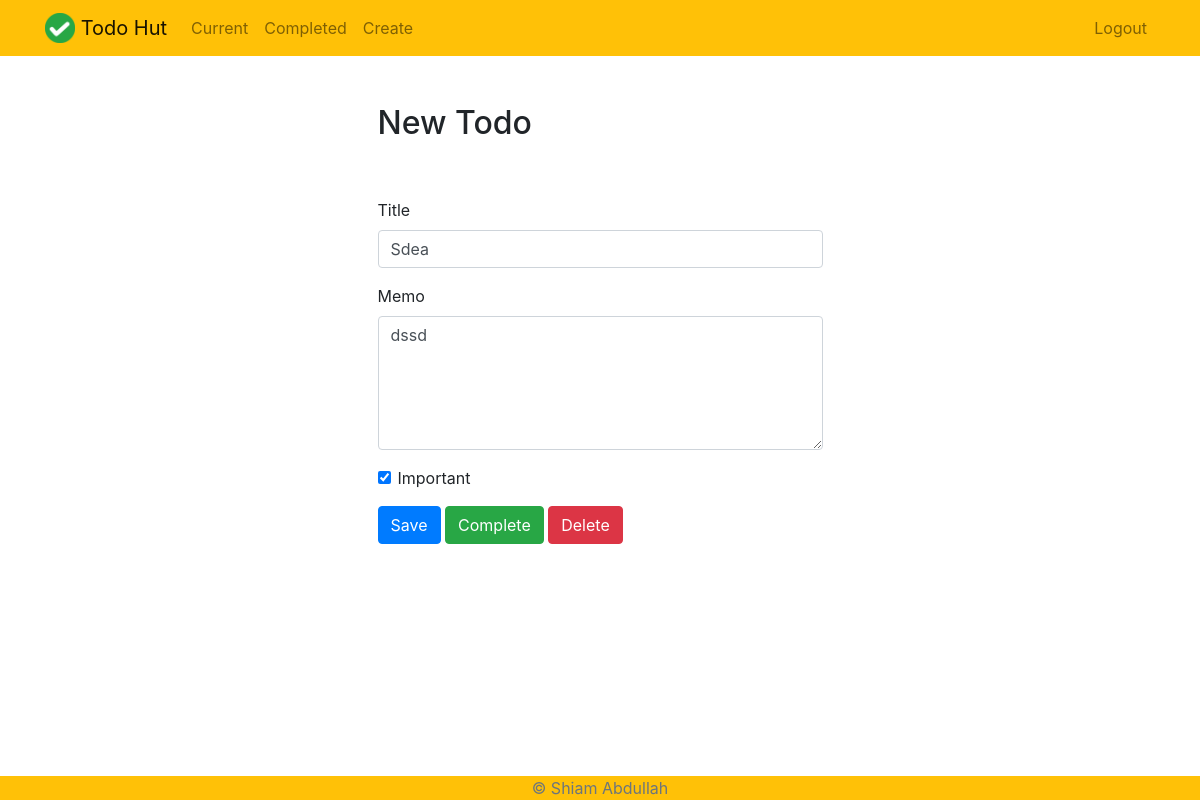
/todo/15/ (signed in), run on the app's committed database.
### todo/models.py (models this page shows, shortened)
class Todo (models.Model):
    title= models.CharField(max_length=50)
    memo= models.TextField(blank=True)
    createdAt = models.DateTimeField(auto_now_add=True)
    completedAt = models.DateTimeField(null=True, blank=True)
    important = models.BooleanField(default=False)
    todoCreator = models.ForeignKey(User, on_delete=models.CASCADE)
    class Meta:
        ordering= ['-createdAt']
        verbose_name= "Todo Lists"

### todo/views.py (the view, shortened to what this page needs)
# urls.py: path('todo/<int:id>/', views.viewTodo, name='viewTodo'),
@login_required
def viewTodo(request, id):
    todo = get_object_or_404(Todo, pk=id, todoCreator=request.user)
    if request.method == 'GET':
        form = TodoForm(instance=todo)
        return render(request, 'todo/viewtodo.html', {'todo': todo, 'form':form})

### todo/forms.py
class TodoForm(ModelForm):
    class Meta:
        model = Todo
        fields = ['title', 'memo', 'important']

### todo/templates/todo/viewtodo.html (shortened to what this page needs)
{% extends "todo/base.html" %} {% block content %}
<div class="row justify-content-center mt-5">
  <div class="col-md-5">
    <h2>New Todo</h2>
  </div>
</div>
<div class="row justify-content-center mt-5">
  <div class="col-md-5">
    <form method="POST">
      <div class="form-group">
        <label for="title">Title</label>
        <input
          type="text"
          name="title"
          class="form-control"
          id="title"
          value="{{ todo.title }}"
          required
        />
      </div>
      <div class="form-group">
        <label for="memo">Memo</label>
        <textarea name="memo" rows="5" class="form-control" id="memo">
{{ todo.memo }}</textarea
        >
      </div>
      <div class="form-group form-check">
        <input
          type="checkbox"
          name="important"
          class="form-check-input"
          id="important"
          {% if todo.important %}
          checked
          {%endif%}
        />
        <label class="form-check-label" for="important">Important</label>
      </div>
      <button type="submit" class="btn btn-primary">Save</button>
      <button
        type="button"
        class="btn btn-success"
        onclick="$('#complete').click()"
      >
        Complete
      </button>
      <button
        type="button"
        class="btn btn-danger"
        onclick="$('#delete').click()"
      >
        Delete
      </button>
    </form>
  </div>
</div>
{% endblock %}

### data on the page
Todo: title "Sdea", memo "dssd", important "☑"
